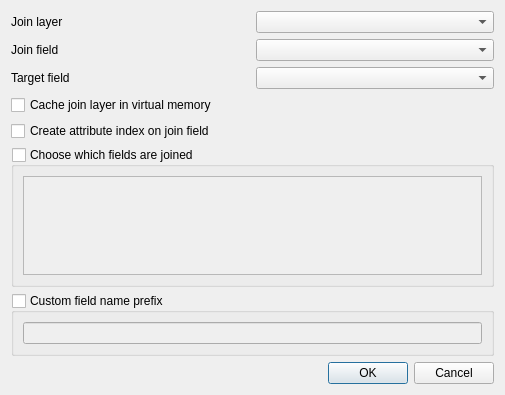
<?xml version="1.0" encoding="UTF-8"?>
<ui version="4.0">
 <class>JoinDialogBase</class>
 <widget class="QDialog" name="JoinDialogBase">
  <property name="geometry">
   <rect>
    <x>0</x>
    <y>0</y>
    <width>505</width>
    <height>395</height>
   </rect>
  </property>
  <property name="windowTitle">
   <string>Add vector join</string>
  </property>
  <layout class="QGridLayout" name="gridLayout">
   <item row="0" column="0">
    <widget class="QLabel" name="mJoinLayerLabel">
     <property name="text">
      <string>Join layer</string>
     </property>
    </widget>
   </item>
   <item row="0" column="1">
    <widget class="QgsMapLayerComboBox" name="mJoinLayerComboBox"/>
   </item>
   <item row="1" column="0">
    <widget class="QLabel" name="mJoinFieldLabel">
     <property name="text">
      <string>Join field</string>
     </property>
    </widget>
   </item>
   <item row="1" column="1">
    <widget class="QgsFieldComboBox" name="mJoinFieldComboBox"/>
   </item>
   <item row="2" column="0">
    <widget class="QLabel" name="mTargetFieldLabel">
     <property name="text">
      <string>Target field</string>
     </property>
    </widget>
   </item>
   <item row="2" column="1">
    <widget class="QgsFieldComboBox" name="mTargetFieldComboBox"/>
   </item>
   <item row="5" column="0" colspan="2">
    <widget class="QgsCollapsibleGroupBox" name="mUseJoinFieldsSubset">
     <property name="title">
      <string>Choose which fields are joined</string>
     </property>
     <property name="checkable">
      <bool>true</bool>
     </property>
     <property name="checked">
      <bool>false</bool>
     </property>
     <property name="collapsed" stdset="0">
      <bool>true</bool>
     </property>
     <layout class="QGridLayout" name="gridLayout_2">
      <item row="0" column="0">
       <widget class="QListView" name="mJoinFieldsSubsetView"/>
      </item>
     </layout>
    </widget>
   </item>
   <item row="6" column="0" colspan="2">
    <widget class="QgsCollapsibleGroupBox" name="mUseCustomPrefix">
     <property name="title">
      <string>Custom field name prefix</string>
     </property>
     <property name="checkable">
      <bool>true</bool>
     </property>
     <property name="checked">
      <bool>false</bool>
     </property>
     <property name="collapsed" stdset="0">
      <bool>true</bool>
     </property>
     <layout class="QGridLayout" name="gridLayout_3">
      <item row="0" column="0">
       <widget class="QLineEdit" name="mCustomPrefix"/>
      </item>
     </layout>
    </widget>
   </item>
   <item row="7" column="0">
    <spacer name="verticalSpacer">
     <property name="orientation">
      <enum>Qt::Vertical</enum>
     </property>
     <property name="sizeType">
      <enum>QSizePolicy::Expanding</enum>
     </property>
     <property name="sizeHint" stdset="0">
      <size>
       <width>20</width>
       <height>40</height>
      </size>
     </property>
    </spacer>
   </item>
   <item row="3" column="0" colspan="2">
    <widget class="QCheckBox" name="mCacheInMemoryCheckBox">
     <property name="text">
      <string>Cache join layer in virtual memory</string>
     </property>
    </widget>
   </item>
   <item row="4" column="0" colspan="2">
    <widget class="QCheckBox" name="mCreateIndexCheckBox">
     <property name="text">
      <string>Create attribute index on join field</string>
     </property>
    </widget>
   </item>
   <item row="8" column="0" colspan="2">
    <widget class="QDialogButtonBox" name="buttonBox">
     <property name="orientation">
      <enum>Qt::Horizontal</enum>
     </property>
     <property name="standardButtons">
      <set>QDialogButtonBox::Cancel|QDialogButtonBox::Ok</set>
     </property>
    </widget>
   </item>
  </layout>
 </widget>
 <customwidgets>
  <customwidget>
   <class>QgsCollapsibleGroupBox</class>
   <extends>QGroupBox</extends>
   <header>qgscollapsiblegroupbox.h</header>
   <container>1</container>
  </customwidget>
  <customwidget>
   <class>QgsFieldComboBox</class>
   <extends>QComboBox</extends>
   <header>qgsfieldcombobox.h</header>
  </customwidget>
  <customwidget>
   <class>QgsMapLayerComboBox</class>
   <extends>QComboBox</extends>
   <header>qgsmaplayercombobox.h</header>
  </customwidget>
 </customwidgets>
 <tabstops>
  <tabstop>mJoinLayerComboBox</tabstop>
  <tabstop>mJoinFieldComboBox</tabstop>
  <tabstop>mTargetFieldComboBox</tabstop>
  <tabstop>mCacheInMemoryCheckBox</tabstop>
  <tabstop>mCreateIndexCheckBox</tabstop>
  <tabstop>mUseJoinFieldsSubset</tabstop>
  <tabstop>mJoinFieldsSubsetView</tabstop>
  <tabstop>mUseCustomPrefix</tabstop>
  <tabstop>mCustomPrefix</tabstop>
 </tabstops>
 <resources/>
 <connections>
  <connection>
   <sender>buttonBox</sender>
   <signal>accepted()</signal>
   <receiver>JoinDialogBase</receiver>
   <slot>accept()</slot>
   <hints>
    <hint type="sourcelabel">
     <x>252</x>
     <y>322</y>
    </hint>
    <hint type="destinationlabel">
     <x>157</x>
     <y>274</y>
    </hint>
   </hints>
  </connection>
  <connection>
   <sender>buttonBox</sender>
   <signal>rejected()</signal>
   <receiver>JoinDialogBase</receiver>
   <slot>reject()</slot>
   <hints>
    <hint type="sourcelabel">
     <x>296</x>
     <y>322</y>
    </hint>
    <hint type="destinationlabel">
     <x>286</x>
     <y>274</y>
    </hint>
   </hints>
  </connection>
 </connections>
</ui>
